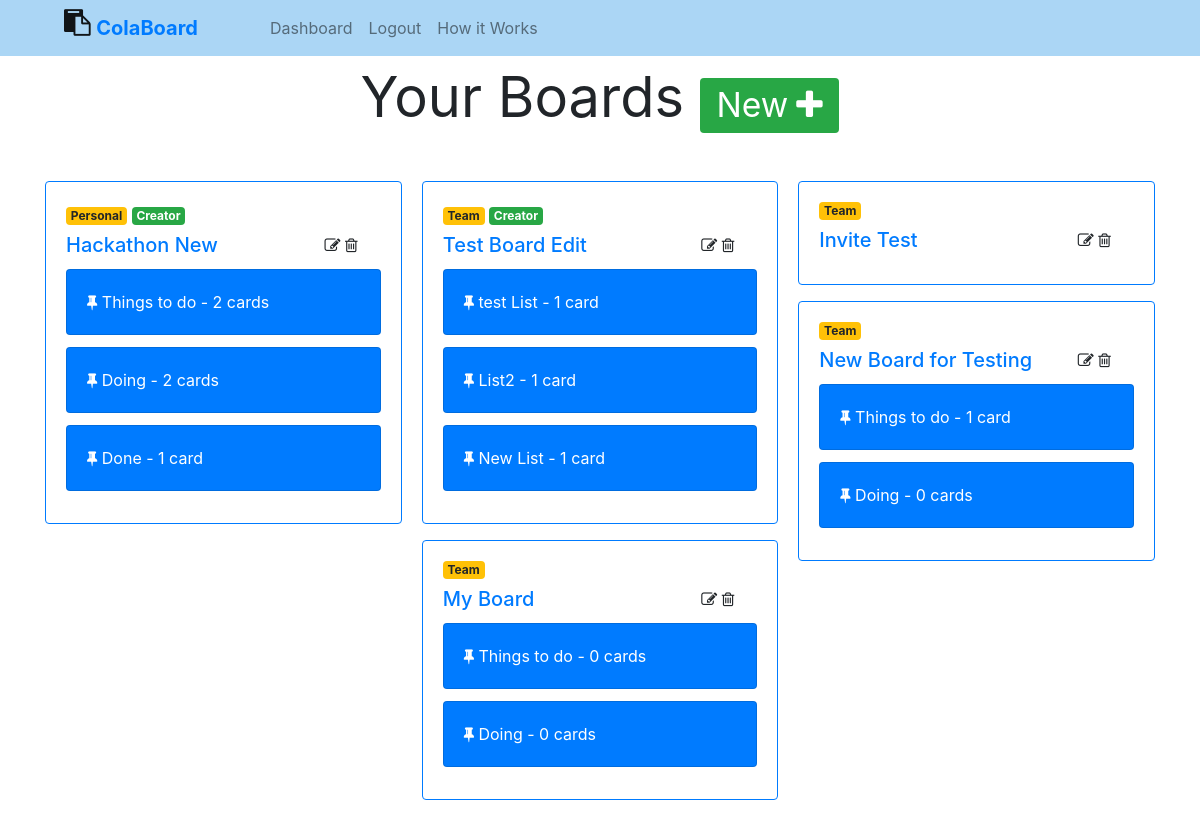
/boards/dashboard/ (signed in), run on the app's committed database.
### boards/models.py (models this page shows, shortened)
class Board(models.Model):
    creator = models.ForeignKey(
        settings.AUTH_USER_MODEL, on_delete=models.CASCADE, related_name='board')
    board_type = models.CharField(choices=BOARD_TYPE_CHOICES, max_length=1)
    title = models.CharField(max_length=100)
    slug = models.SlugField(blank=True, null=True)
    team = models.ManyToManyField(
        settings.AUTH_USER_MODEL, related_name='team')

class BoardList(models.Model):
    board = models.ForeignKey(
        'Board', on_delete=models.CASCADE, related_name='board_list')
    title = models.CharField(max_length=100)

### boards/views.py (the view)
# urls.py: path('dashboard/', views.dashboard, name='dashboard'),
@login_required
def dashboard(request):
    user = request.user
    boards = Board.objects.filter(creator=user)
    team_boards = Board.objects.filter(team=user)
    context = {
        'boards': boards,
        'team_boards': team_boards
    }
    return render(request, 'dashboard.html', context)

### templates/dashboard.html (shortened to what this page needs)
{% extends 'base.html' %}
{% block content %}
<center>
    <h1 class="display-4"><b>Your Boards</b>
        <a href="{% url 'boards:create_board'%}">
            <span class="badge badge-success"><small>New<i class="fa fa-plus ml-2"
                        aria-hidden="true"></i></small></span>
        </a>
    </h1>
</center>
<div class="card-columns mt-5">
    {% for board in boards %}
    <div class="card border-primary mb-3">
        <div class="card-body">
            <span class="badge badge-warning mb-2">{{board.get_board_type_display}}</span>
            <span class="badge badge-success mb-2">Creator</span>
            <div class="row">
                <div class="col-9">
                    <a href="{% url 'boards:board_detail' board.slug %}">
                        <h5 class="card-title">{{board.title}}</h5>
                    </a>
                </div>
                <div class="col-3">
                    <i class="fa fa-pencil-square-o pointer" onclick="showForm({{board.pk}})" aria-hidden="true"></i>
                    <i class="fa fa-trash-o pointer" onclick="showConfirmation({{board.pk}})" aria-hidden="true"></i>
                </div>
            </div>
            {% for list in board.board_list.all %}
            <div class="card bg-primary">
                <div class="card-body text-white">
                    <span class="mb-0">
                        <i class="fa fa-thumb-tack" aria-hidden="true"></i>
                        {{list.title}} - {{list.list_card.count}} card{{list.list_card.count|pluralize:",s"}}
                    </span>
                </div>
            </div>
            {% endfor %}
        </div>
    </div>
    {% endfor %}
    {% for board in team_boards %}
    <div class="card border-primary mb-3">
        <div class="card-body">
            <span class="badge badge-warning mb-2">{{board.get_board_type_display}}</span>
            <div class="row">
                <div class="col-9">
                    <a href="{% url 'boards:board_detail' board.slug %}">
                        <h5 class="card-title">{{board.title}}</h5>
                    </a>
                </div>
                <div class="col-3">
                    <i class="fa fa-pencil-square-o pointer" onclick="showForm({{board.pk}})" aria-hidden="true"></i>
                    <i class="fa fa-trash-o pointer" onclick="showConfirmation({{board.pk}})" aria-hidden="true"></i>
                </div>
            </div>
            {% for list in board.board_list.all %}
            <div class="card bg-primary">
                <div class="card-body text-white">
                    <span class="mb-0">
                        <i class="fa fa-thumb-tack" aria-hidden="true"></i>
                        {{list.title}} - {{list.list_card.count}} card{{list.list_card.count|pluralize:",s"}}
                    </span>
                </div>
            </div>
            {% endfor %}
        </div>
    </div>
    {% endfor %}
</div>
{% endblock content %}

### templates/base.html (shortened to what this page needs)
{% load static %}
<html>
  <head>
    <link
      rel="stylesheet"
      href="https://stackpath.bootstrapcdn.com/bootstrap/4.4.1/css/bootstrap.min.css"
    />
    <link
      href="https://stackpath.bootstrapcdn.com/font-awesome/4.7.0/css/font-awesome.min.css"
      rel="stylesheet"
    />
  </head>
  <body>
    <div class="container">
      {% include 'navbar.html' %}
    </div>
    <div class="container mt-5 pt-3">
       {% block content %} {% endblock content %}
    </div>
  </body>
</html>

### templates/navbar.html (shortened to what this page needs)
<nav class="navbar fixed-top navbar-expand-lg navbar-light mb-3" style="background-color: #abd6f5;">
    <a class="navbar-brand ml-5" href="{% url 'home' %}">
        <i class="fa fa-clipboard d-inline-block align-top fa-lg" aria-hidden="true"></i>
        <strong class="text-primary">ColaBoard</strong>
    </a>
    <div class="collapse navbar-collapse" id="navbarSupportedContent">
        <div class="float-left ml-5">
            <ul class="navbar-nav">
                <li class="nav-item">
                    {% if request.user.is_authenticated %}
                    <a class="nav-link" href="{% url 'boards:dashboard' %}">Dashboard</a>
                    {% else %}
                    <a class="nav-link" href="{% url 'accounts:login' %}">Login</a>
                    {% endif %}
                </li>
                <li class="nav-item">
                    {% if request.user.is_authenticated %}
                    <a class="nav-link" href="{% url 'accounts:logout' %}">Logout</a>
                    {% else %}
                    <a class="nav-link" href="{% url 'accounts:signup' %}">Signup</a>
                    {% endif %}
                </li>
                <li class="nav-item">
                    <a class="nav-link" href="{% url 'features' %}">How it Works</a>
                </li>
            </ul>
        </div>
    </div>
</nav>

### templates/base.html (style rules this page uses)
html { background-color: #fff; color: #555; font-weight: 300; font-family: "Lato", "Arial", sans-serif; font-size: 16px; text-rendering: optimizeLegibility; overflow-x: hidden; }
.pointer { cursor: pointer; }

### data on the page
Board: board_type "Personal", title "Hackathon New"
BoardList: title "Things to do", list_card.count "2"
BoardList: title "Doing", list_card.count "2"
BoardList: title "Done", list_card.count "1"
Board: board_type "Team", title "Test Board Edit"
BoardList: title "test List", list_card.count "1"
BoardList: title "List2", list_card.count "1"
BoardList: title "New List", list_card.count "1"
Board: board_type "Team", title "My Board"
BoardList: title "Things to do", list_card.count "0"
BoardList: title "Doing", list_card.count "0"
Board: board_type "Team", title "Invite Test"
Board: board_type "Team", title "New Board for Testing"
BoardList: title "Things to do", list_card.count "1"
BoardList: title "Doing", list_card.count "0"
